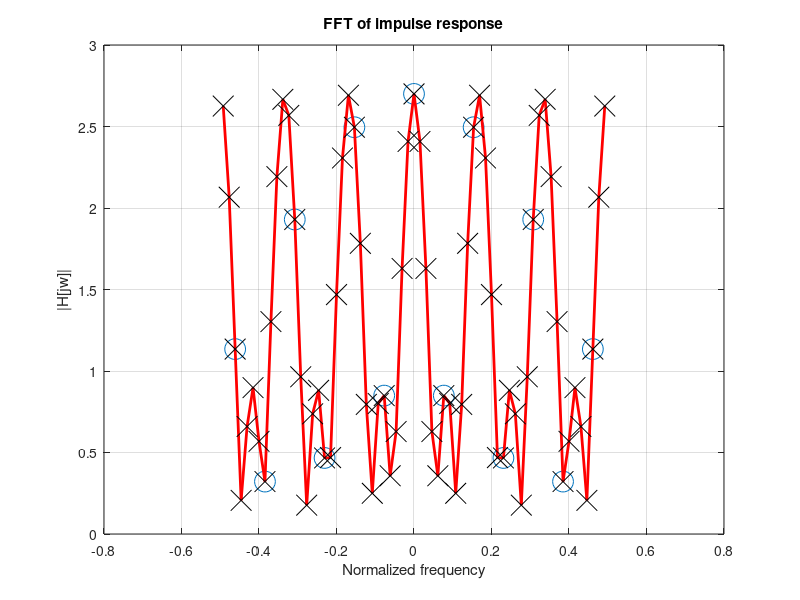

Reproduce this figure in MATLAB.
h = [1 zeros(1,5) 0.9 zeros(1,5) 0.8];

padding = length(h)*4;
h_padded = [h zeros(1,padding)];

% Calculate frequencies
N = length(h);
w = [-0.5*((N-1)/N): 1/N: 0.5];
N_padded = length(h_padded);
w_padded = [-0.5*((N_padded-1)/N_padded): 1/N_padded: 0.5];

% FFT
H = fftshift(fft(h));
H_padded = fftshift(fft(h_padded));

% Plot
close all;
plot(w, abs(H), 'o','MarkerSize',15);

grid on;
xlabel 'Normalized frequency';
ylabel '|H[jw]|';
title 'FFT of impulse response';

%% run the following code for Report 6
hold on
plot(w_padded, abs(H_padded),'r','LineWidth',2)
plot(w_padded, abs(H_padded),'kx','MarkerSize',15)
